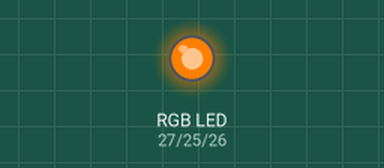
This program was run on a simulated ESP32 board running MicroPython. Parts: an RGB LED mixed from three pins (HIGH = lit).

Above: at 0.1 s.
Timing chart, 0 to 1.6 s (numbered marks = the images above):
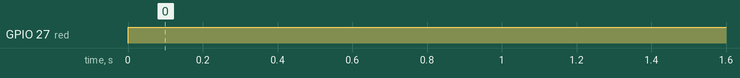

The program:

mission_orange.py
```python
from machine import Pin, PWM
import time

red = PWM(Pin(27))  # 세 핀을 모두 PWM으로 (빨강 27, 초록 25, 파랑 26)
green = PWM(Pin(25))
blue = PWM(Pin(26))
red.freq(1000)
green.freq(1000)
blue.freq(1000)


def set_color(r, g, b):
    red.duty(r * 1023 // 255)
    green.duty(g * 1023 // 255)
    blue.duty(b * 1023 // 255)


while True:
    set_color(255, 128, 0)  # 빨강 가득, 초록 절반, 파랑 0 = 주황
    time.sleep(1)
```

Measured:
- by itself, GPIO 27 (red): LOW → HIGH at 0.00 s
